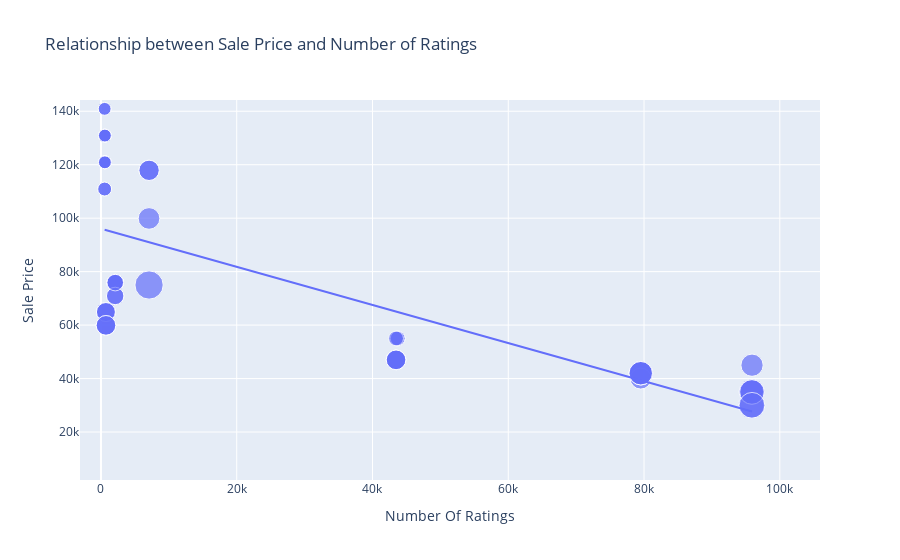

The code cell stored with this chart in its notebook:
### Code cell
figure = px.scatter(data_frame = data, x="Number Of Ratings",
                    y="Sale Price", size="Discount Percentage",
                    trendline="ols",
                    title="Relationship between Sale Price and Number of Ratings"
                )
figure.show()

### Figure 1 — Plotly figure (JSON) as saved in the notebook; plotly's stock layout.template omitted (floating-point values rounded to 4 significant figures)
{"data": [{"hovertemplate": "Number Of Ratings=%{x}<br>Sale Price=%{y}<br>Discount Percentage=%{marker.size}<extra></extra>", "legendgroup": "", "marker": {"color": "#636efa", "size": [0, 0, 0, 0, 0, 0, 0, 0, 0, 20, 16, 20, 20, 20, 0, 0, 0, 0, 29, 15, 0, 15, 17, 18, 6, 6, 13, 6, 14, 10, 7, 6, 6, 13, 13, 10, 10, 6, 14, 6, 10, 6, 11, 11, 10, 14, 7, 6, 6, 6, 8, 8, 24, 22, 22, 22, 8, 24, 14, 14, 14, 14], "sizemode": "area", "sizeref": 0.0725, "symbol": "circle"}, "mode": "markers", "name": "", "orientation": "v", "showlegend": false, "type": "scatter", "x": [3431, 3431, 3431, 11202, 11202, 3431, 3431, 11202, 1454, 79512, 79512, 79582, 79512, 79512, 1078, 1078, 1078, 1078, 7088, 7088, 1078, 7088, 7081, 95909, 542, 580, 740, 545, 740, 2101, 545, 580, 580, 730, 730, 2101, 2101, 580, 740, 580, 2092, 545, 2101, 2092, 2101, 740, 545, 580, 580, 580, 43707, 43707, 95807, 95909, 95807, 95909, 43470, 95909, 43470, 43470, 43470, 43470], "xaxis": "x", "y": [49900, 84900, 84900, 77000, 77000, 49900, 49900, 77000, 89900, 41999, 39999, 41999, 41999, 41999, 131900, 117100, 131900, 117100, 74999, 117900, 117100, 117900, 99900, 44999, 140900, 130900, 64900, 120900, 59900, 75900, 110900, 130900, 120900, 64900, 64900, 75900, 75900, 120900, 59900, 120900, 75900, 140900, 70900, 70900, 75900, 59900, 110900, 120900, 130900, 130900, 54999, 54999, 29999, 34999, 34999, 34999, 54999, 29999, 46999, 46999, 46999, 46999], "yaxis": "y"}, {"hovertemplate": "<b>OLS trendline</b><br>Sale Price = -0.712783 * Number Of Ratings + 96054.8<br>R<sup>2</sup>=0.492139<br><br>Number Of Ratings=%{x}<br>Sale Price=%{y} <b>(trend)</b><extra></extra>", "legendgroup": "", "marker": {"color": "#636efa", "symbol": "circle"}, "mode": "lines", "name": "", "showlegend": false, "type": "scatter", "x": [542, 545, 545, 545, 545, 580, 580, 580, 580, 580, 580, 580, 580, 730, 730, 740, 740, 740, 740, 1078, 1078, 1078, 1078, 1078, 1454, 2092, 2092, 2101, 2101, 2101, 2101, 2101, 3431, 3431, 3431, 3431, 3431, 7081, 7088, 7088, 7088, 11202, 11202, 11202, 43470, 43470, 43470, 43470, 43470, 43707, 43707, 79512, 79512, 79512, 79512, 79582, 95807, 95807, 95909, 95909, 95909, 95909], "xaxis": "x", "y": [95670.0, 95670.0, 95670.0, 95670.0, 95670.0, 95640.0, 95640.0, 95640.0, 95640.0, 95640.0, 95640.0, 95640.0, 95640.0, 95530.0, 95530.0, 95530.0, 95530.0, 95530.0, 95530.0, 95290.0, 95290.0, 95290.0, 95290.0, 95290.0, 95020.0, 94560.0, 94560.0, 94560.0, 94560.0, 94560.0, 94560.0, 94560.0, 93610.0, 93610.0, 93610.0, 93610.0, 93610.0, 91010.0, 91000.0, 91000.0, 91000.0, 88070.0, 88070.0, 88070.0, 65070.0, 65070.0, 65070.0, 65070.0, 65070.0, 64900.0, 64900.0, 39380.0, 39380.0, 39380.0, 39380.0, 39330.0, 27770.0, 27770.0, 27690.0, 27690.0, 27690.0, 27690.0], "yaxis": "y"}], "layout": {"autosize": true, "dragmode": "pan", "legend": {"itemsizing": "constant", "tracegroupgap": 0}, "title": {"text": "Relationship between Sale Price and Number of Ratings"}, "xaxis": {"anchor": "y", "autorange": false, "domain": [0, 1], "range": [-3087.0, 105900.0], "title": {"text": "Number Of Ratings"}, "type": "linear"}, "yaxis": {"anchor": "x", "autorange": false, "domain": [0, 1], "range": [2054.0, 144200.0], "title": {"text": "Sale Price"}, "type": "linear"}}}
